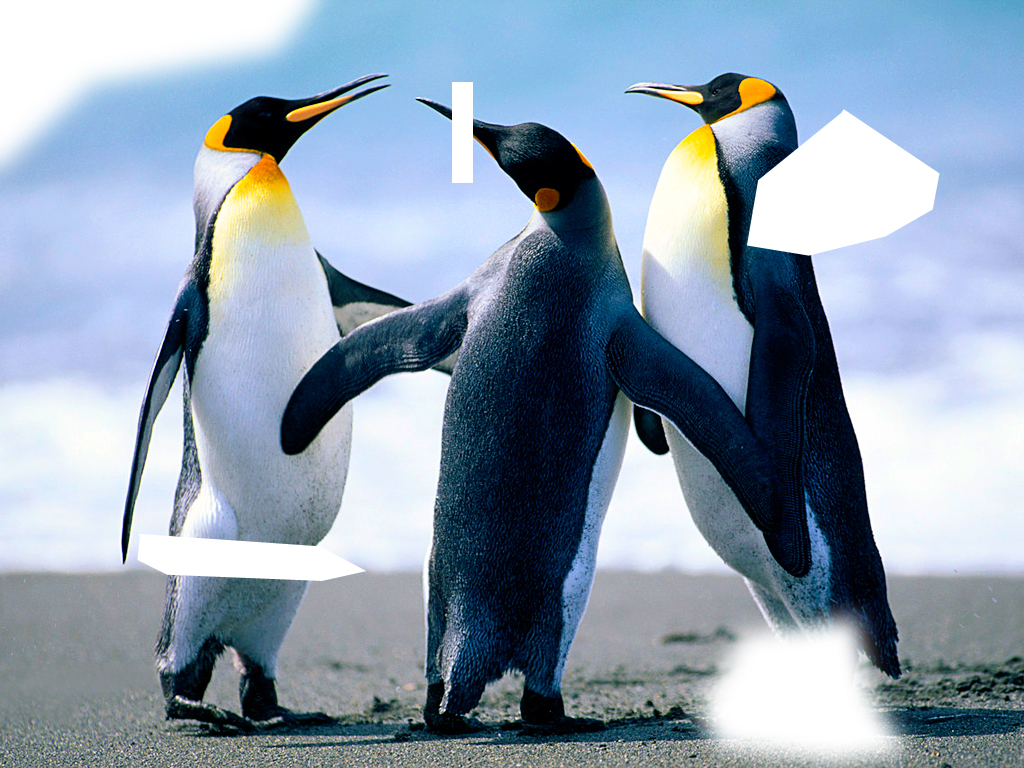
%> input picture ImageRecover/Function Programming Images/img1.jpg, 1024 x 768 px
$ octave MatlabImageAssignment.m   (GNU Octave 9; MATLAB toolbox functions it lacks are replaced by stand-ins)
%> lines starting %> are read from the running program, lines starting %| are printed output that depends on the picture; in (x1, y1, x2, y2) boxes, pixels count from 0 and x2, y2 are one past the last pixel; in counts of white or black regions, pixels touching at a corner belong together; the program's own positions count from 1
clc; clear all;
%First part
%reading img1, saving as im1 variable
im1 = imread('img1.jpg');
%> im1 is the input picture: size 768x1024x3 uint8; mean R, G, B 141.3, 158.4, 175.9
%for boundary it's a must to convert to gray
im1 = rgb2gray(im1);
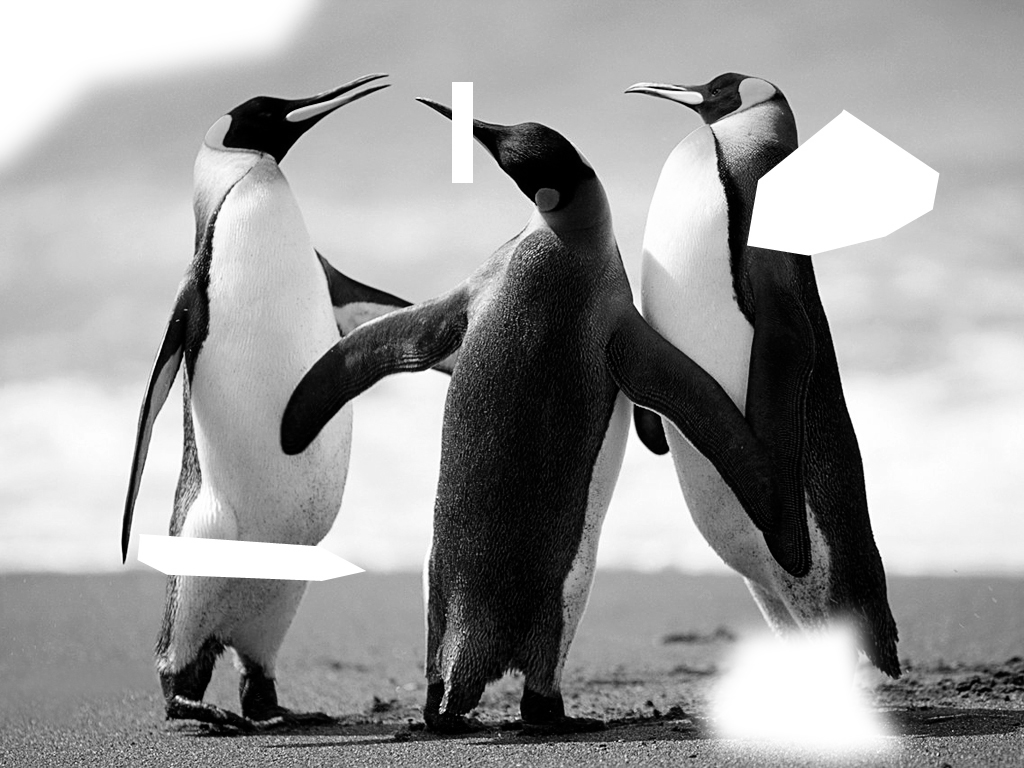
%> im1: size 768x1024 uint8; min 0, max 255, mean 155.3
subplot(331), imshow(im1), title('Img1 convert to gray');
% as a mask all colors will be white or black
mask = im1 < 255;
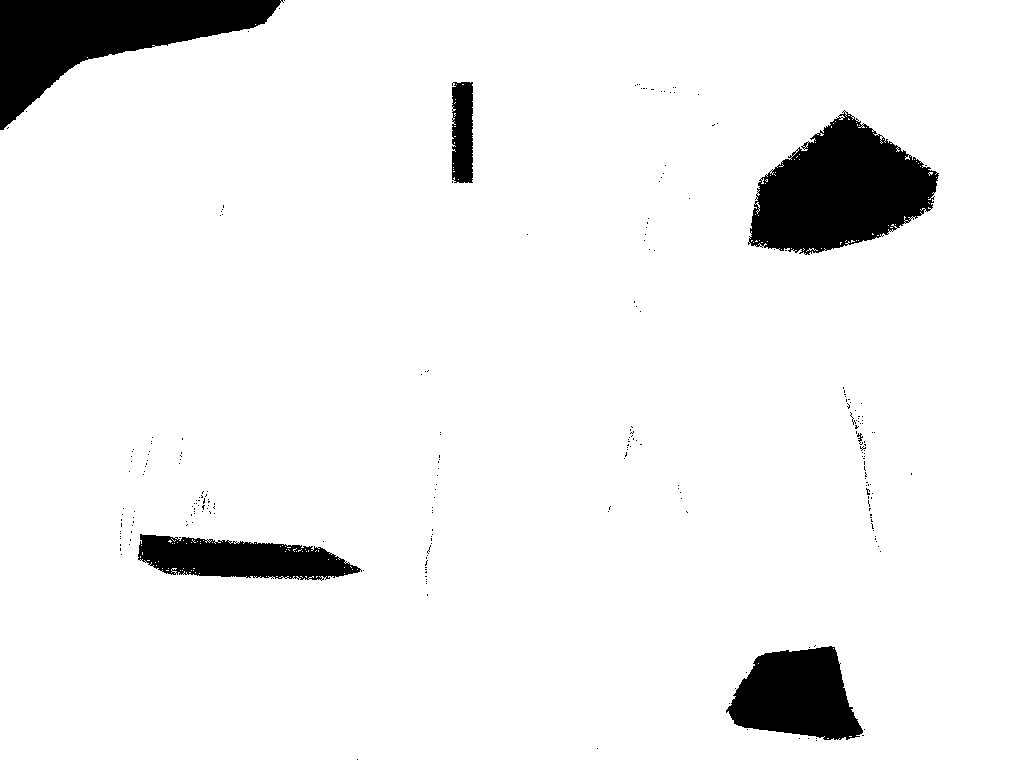
%> mask: size 768x1024 logical; 93.5% white; 249 black regions (243 under 20 px), largest, box (x1, y1, x2, y2) and area: (748, 110, 939, 255) 16830, (0, 0, 284, 130) 15875, (726, 646, 863, 740) 8886, (138, 534, 362, 581) 6724, (452, 82, 473, 183) 1988, (857, 433, 863, 445) 32
subplot(332), imshow(mask), title('Apply a mask');
%invert colors, otherwise the boundary sees nearly
%the whole image, need to swap colors
mask = imcomplement(mask);
subplot(333), imshow(mask), title('Invert colors');
%gives location x y coordinates where is the first area,
%it starts there too
%if don't have ; at the end, it shows the dimensions of
%the image
dim = size(mask)
%> dim = [768 1024]
col = round(dim(2)/2)-90;
%> col = 422
row = min(find(mask(:,col)))
%> row = 375

%an interesting drawback, if I would fill the "holes"
%with erode function which is better then imfill, the
%program can't see any of the boundaries, hence in the
%for loop I had to use 180 rounds, otherwise can't see
%the big parts.
%erode image
% se = strel('line',10, 90);
% boundaries = imerode(mask,se);
% imshow(boundaries);

%use bwtraceboundary function to find the boundary from
%the above declared point.
%it needs a binary image, row and col coordinates for start
%and direction, W for west so left.
boundary = bwtraceboundary(mask,[row, col],'W');
%> boundary = [375 422; 375 422]
subplot(334), imshow(im1), title('Boundaries');
hold on;
plot(boundary(:,2),boundary(:,2),'g','LineWidth',4);
%the imfill fills the smaller objects. However, as I
%mentioned above the erode function does better job.
%Unfortunately, with that result the for loop cannot
%find any boundaries, despite the imshow(mask)black&white
%image looks better.
BW_filled = imfill(mask,'holes');
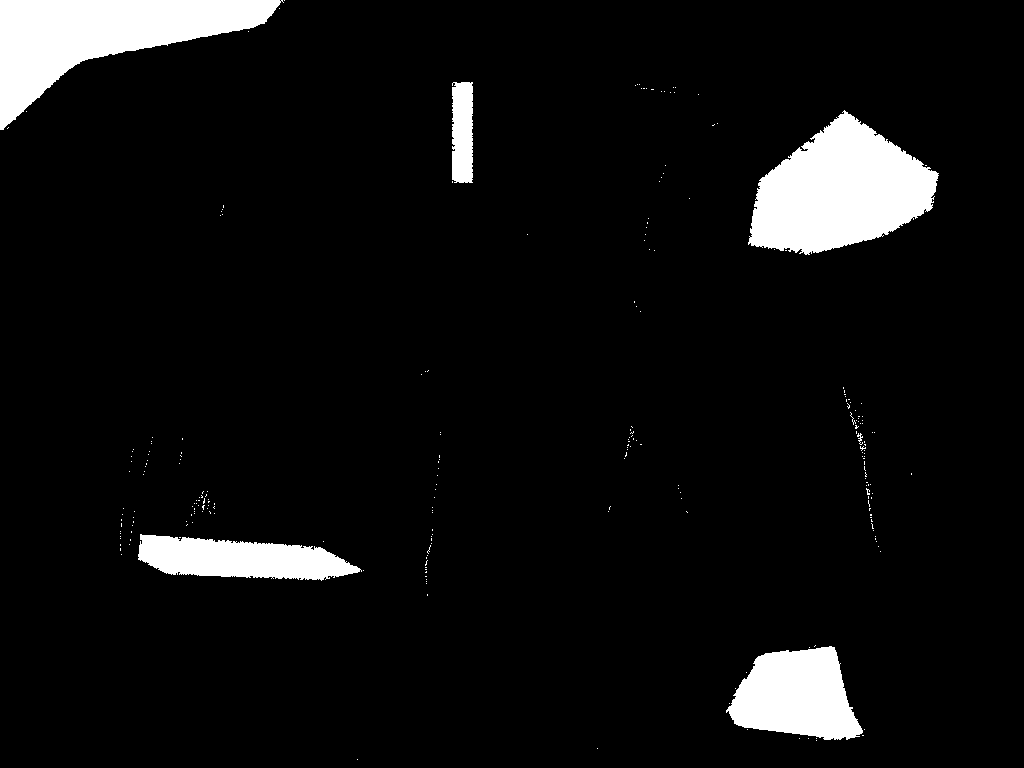
%> BW_filled: size 768x1024 logical; 6.5% white; 249 white regions (243 under 20 px), largest, box (x1, y1, x2, y2) and area: (748, 110, 939, 255) 17201, (0, 0, 284, 130) 15880, (726, 646, 863, 740) 8895, (138, 534, 362, 581) 6941, (452, 82, 473, 183) 2029, (857, 433, 863, 445) 32
boundaries = bwboundaries(BW_filled);
%> boundaries = 249 boundaries; largest, box (x1, y1, x2, y2) and points: (0, 0, 284, 130) 720, (748, 110, 939, 255) 664, (138, 534, 362, 581) 552, (726, 646, 863, 740) 394, (452, 82, 473, 183) 262
%shows the border of all white part, with the imfill
%function the for loop must iterate 180 times, hilarious.
%Under 180 it doesn't find the last top right big white
%object.
for k=1:180
   b = boundaries{k};
   plot(b(:,2),b(:,1),'g','LineWidth',4);
end
%> this loop made 180 passes
%> b on passes 2 to 4: [129 8; 128 9; 129 8], [112 27; 112 27], [532 121; 532 121]
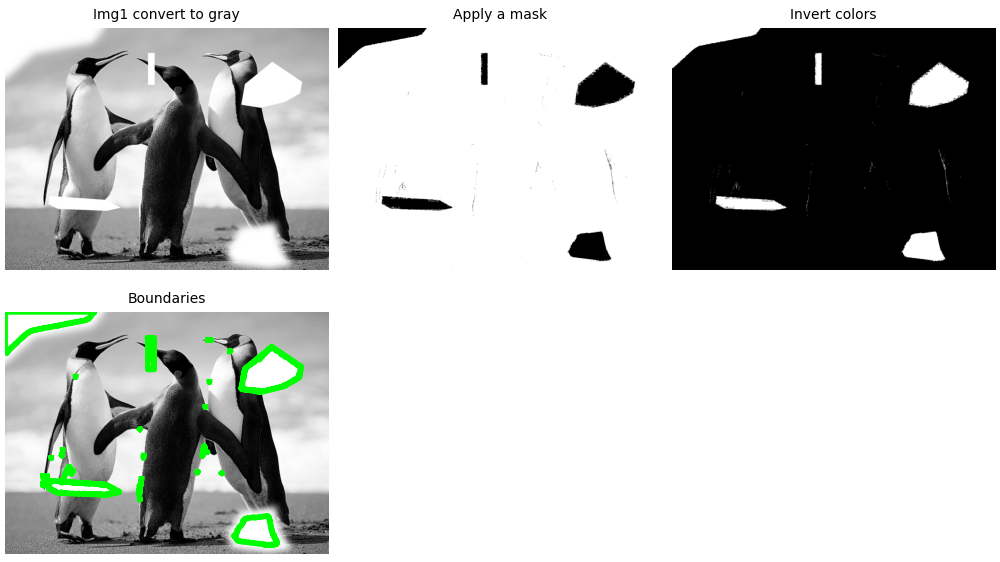
%> figure redrawn from the program's plot data, 4 panels

%Second part
%denoise test; averaging or median filter
%> (the run ends here)
